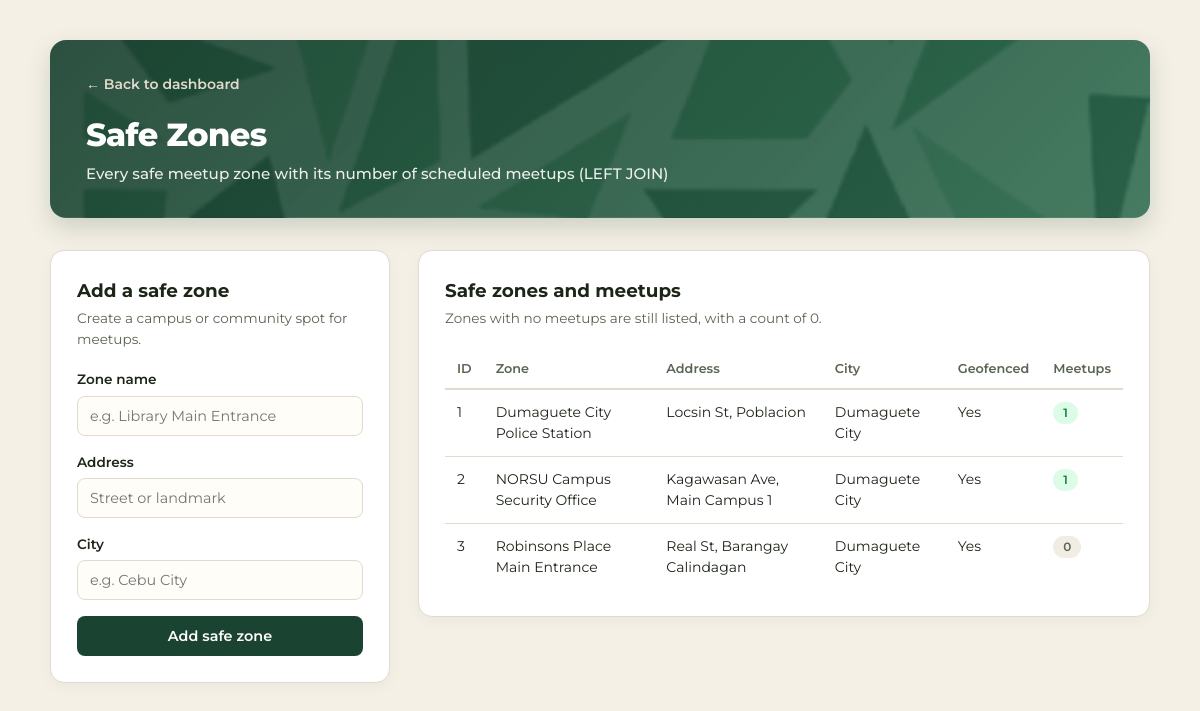
Before: /ibib.php with the older database file.
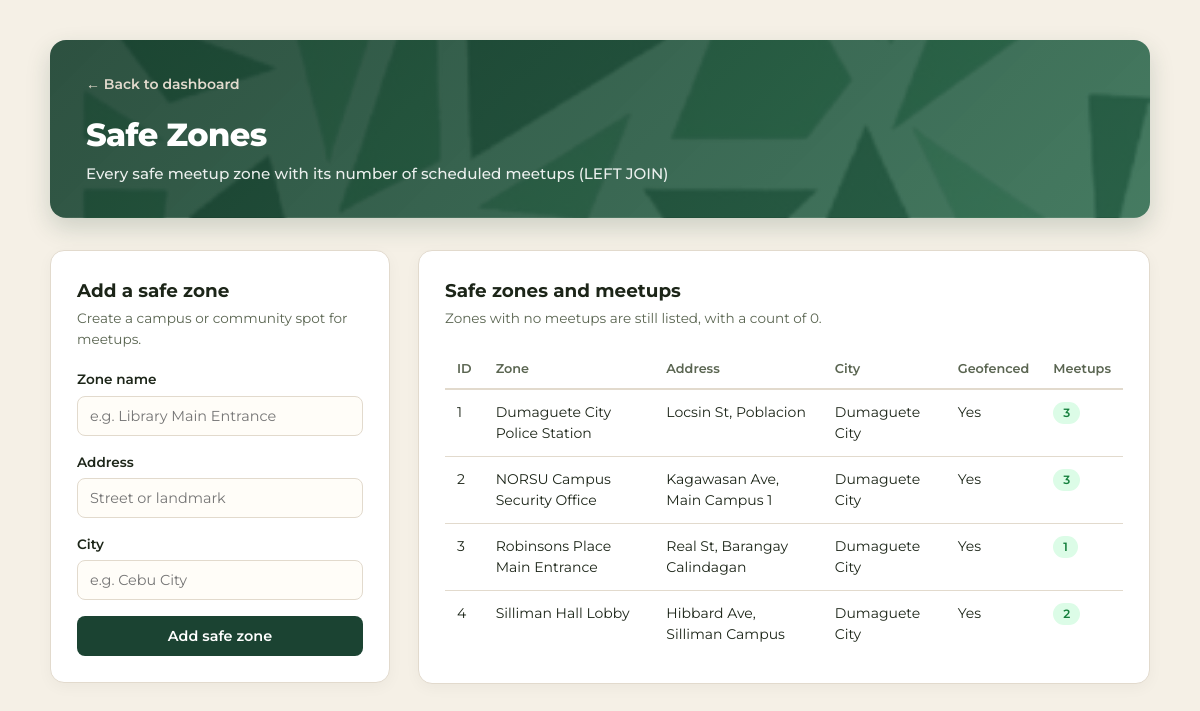
After: the same page with the newer database file.
### tables this page shows
CREATE TABLE safe_meetup_zones (
    id           INT AUTO_INCREMENT PRIMARY KEY,
    zone_name    VARCHAR(100) NOT NULL,
    address      VARCHAR(255) NOT NULL,
    city         VARCHAR(100) NOT NULL,
    is_geofenced TINYINT(1) NOT NULL DEFAULT 1
);

### ibib.php (the view, shortened to what this page needs)
<?php
require_once 'config/db.php';
$sql = "
    SELECT sz.id AS zone_id,
           sz.zone_name,
           sz.address,
           sz.city,
           sz.is_geofenced,
           COUNT(ms.id) AS meetup_count
    FROM safe_meetup_zones sz
    LEFT JOIN meetup_schedules ms ON sz.id = ms.zone_id
    GROUP BY sz.id, sz.zone_name, sz.address, sz.city, sz.is_geofenced
    ORDER BY sz.id ASC
";
$zones = $pdo->query($sql)->fetchAll();
?>
<!DOCTYPE html>
<html lang="en">
<head>
</head>
<body>
    <div class="container">
        <div class="header-banner">
            <a href="index.php" class="back-link">&larr; Back to dashboard</a>
            <h1>Safe Zones</h1>
            <p>Every safe meetup zone with its number of scheduled meetups (LEFT JOIN)</p>
        </div>
        <div class="layout-grid">
            <div class="card">
                <h3>Add a safe zone</h3>
                <p class="subtitle">Create a campus or community spot for meetups.</p>
                <form method="POST" action="ibib.php">
                    <div class="form-group">
                        <label for="zone_name">Zone name</label>
                        <input type="text" name="zone_name" id="zone_name" maxlength="100"
                               placeholder="e.g. Library Main Entrance" required>
                    </div>
                    <div class="form-group">
                        <label for="address">Address</label>
                        <input type="text" name="address" id="address" maxlength="255"
                               placeholder="Street or landmark" required>
                    </div>
                    <div class="form-group">
                        <label for="city">City</label>
                        <input type="text" name="city" id="city" maxlength="100"
                               placeholder="e.g. Cebu City" required>
                    </div>
                    <button type="submit" name="add_zone" class="btn">Add safe zone</button>
                </form>
            </div>
            <div class="card">
                <h3>Safe zones and meetups</h3>
                <p class="subtitle">Zones with no meetups are still listed, with a count of 0.</p>
                <div class="table-wrap">
                    <table>
                        <thead>
                            <tr>
                                <th>ID</th>
                                <th>Zone</th>
                                <th>Address</th>
                                <th>City</th>
                                <th>Geofenced</th>
                                <th>Meetups</th>
                            </tr>
                        </thead>
                        <tbody>
                            <?php if (empty($zones)): ?>
                                <tr>
                                    <td colspan="6" class="empty">
                                        No safe zones yet. Import database/seed.sql or add one.
                                    </td>
                                </tr>
                            <?php else: ?>
                                <?php foreach ($zones as $z): ?>
                                    <tr>
                                        <td><?= (int)$z['zone_id'] ?></td>
                                        <td><?= htmlspecialchars($z['zone_name']) ?></td>
                                        <td><?= htmlspecialchars($z['address']) ?></td>
                                        <td><?= htmlspecialchars($z['city']) ?></td>
                                        <td><?= $z['is_geofenced'] ? 'Yes' : 'No' ?></td>
                                        <td>
                                            <span class="badge <?= (int)$z['meetup_count'] === 0 ? 'none' : '' ?>">
                                                <?= (int)$z['meetup_count'] ?>
                                            </span>
                                        </td>
                                    </tr>
                                <?php endforeach; ?>
                            <?php endif; ?>
                        </tbody>
                    </table>
                </div>
            </div>
        </div>
    </div>
</body>
</html>

Changed rows visible on the page:
computed for safe_meetup_zones "Dumaguete City Police Station": meetup_count "1" → "3"
computed for safe_meetup_zones "NORSU Campus Security Office": meetup_count "1" → "3"
computed for safe_meetup_zones "Robinsons Place Main Entrance": meetup_count "0" → "1"
added safe_meetup_zones: id "4", zone_name "Silliman Hall Lobby", address "Hibbard Ave, Silliman Campus", city "Dumaguete City", is_geofenced "Yes", meetup_count "2"
